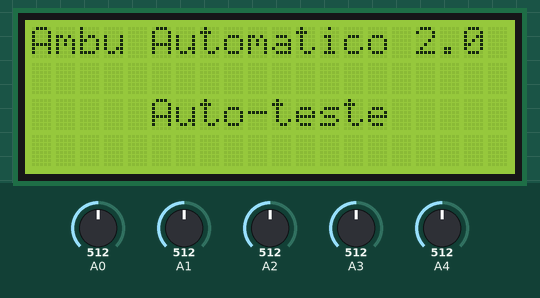
Recording of a sketch running on a simulated Arduino Uno, built with avr-gcc and run on an emulated ATmega328P. On the bench: 20×4 character LCD. Inputs (shaded band) come from the test bench; at power-on: A0 = 512, A1 = 512, A2 = 512, A3 = 512, A4 = 512.

Above: at 1.3 s.
At 5.5 s:
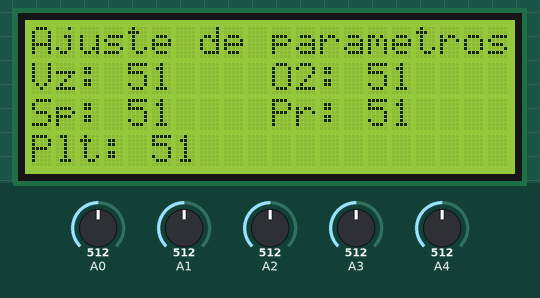
5.6 s: A0 set to 716
7.1 s: A1 set to 716
At 7.5 s:
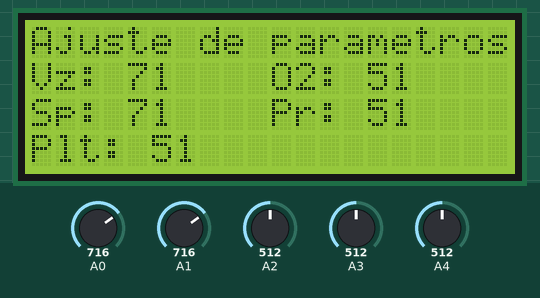
8.6 s: A2 set to 716
10.1 s: A3 set to 716
At 11.0 s:
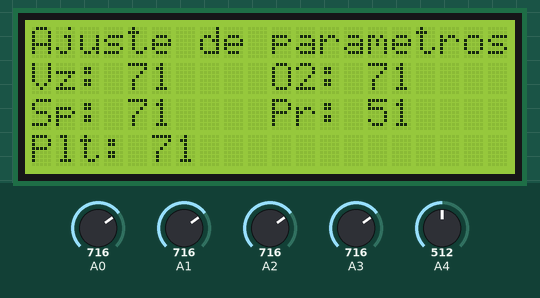
11.6 s: A4 set to 716
13.1 s: A0 set to 992
At 14.0 s:
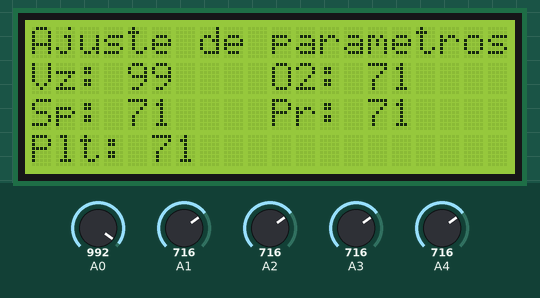
Timing chart, 0 to 15.6 s (numbered marks = the images above; inputs shaded):
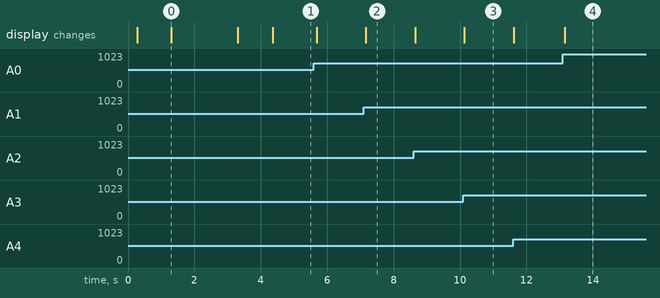

The sketch:

Potenciometros.ino
```cpp
#include <Wire.h>
#include <LiquidCrystal_I2C.h>

LiquidCrystal_I2C lcd(0x27,20,4);


void setup()
{
  pinMode(A0, INPUT);
  pinMode(A1, INPUT);
  pinMode(A2, INPUT);
  pinMode(A3, INPUT);
  pinMode(A4, INPUT);

  lcd.init();
  lcd.clear();
  lcd.setBacklight (HIGH);
  delay(200);
  lcd.setCursor(0,0);
  lcd.print("Ambu Automatico 2.0");
  delay(1000);
  lcd.setCursor(5,2);
  lcd.print("Auto-teste");
  delay(2000);
  lcd.setCursor(10,3);
  lcd.print("OK");
  delay(1000);
  lcd.clear();

}

void loop() {
  lcd.setCursor(0,0);
  lcd.print("Ajuste de parametros");
  lcd.setCursor(0,1);
  lcd.print("Vz:");
  lcd.setCursor(4,1);
  lcd.print((analogRead(A0)/10));
  lcd.setCursor(0,2);
  lcd.print("Sp:");
  lcd.setCursor(4,2);
  lcd.print((analogRead(A1)/10));
  lcd.setCursor(0,3);
  lcd.print("Plt:");
  lcd.setCursor(5,3);
  lcd.print((analogRead(A2)/10));
  lcd.setCursor(10,1);
  lcd.print("O2:");
  lcd.setCursor(14,1);
  lcd.print((analogRead(A3)/10));
  lcd.setCursor(10,2);
  lcd.print("Pr:");
  lcd.setCursor(14,2);
  lcd.print((analogRead(A4)/10));
  // put your main code here, to run repeatedly:
}
```

Measured:
- after the input at 7.1 s, the display: changes after 0.06 s (image 2)
- after the input at 10.1 s, the display: changes at once (image 3)
- after the input at 13.1 s, the display: changes after 0.05 s (image 4)
- what the display in image 0 shows lasts 2.0 s, from 1.3 s to 3.3 s
